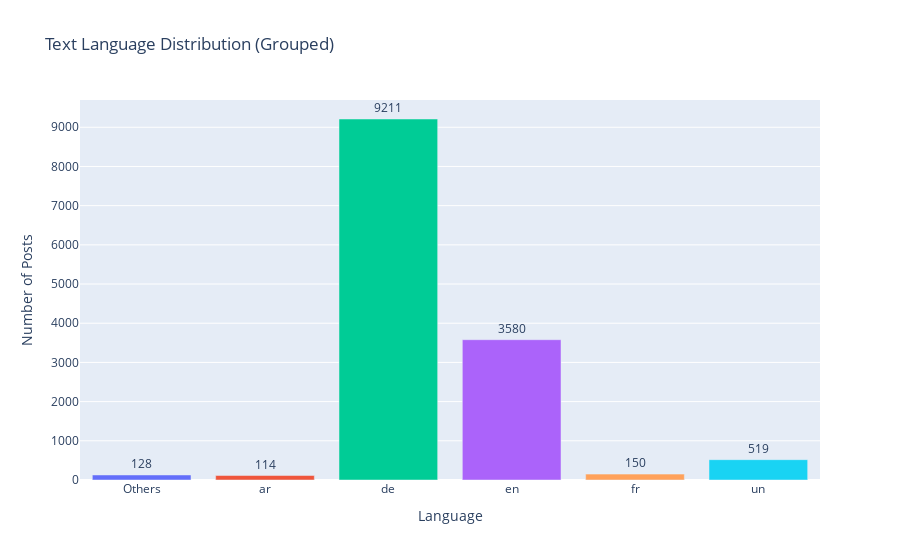

Source (notebook cell):
### Code cell
import plotly.express as px

# Group and count by textLanguage
lang_counts = df['textLanguage'].value_counts().reset_index()
lang_counts.columns = ['textLanguage', 'count']

# Group languages with count less than 100 as 'Others'
lang_counts['textLanguage'] = lang_counts.apply(
    lambda row: 'Others' if row['count'] < 100 else row['textLanguage'],
    axis=1
)

# Recalculate the counts for the 'Others' group
lang_counts_grouped = lang_counts.groupby('textLanguage').sum().reset_index()

# Plotly bar chart
fig = px.bar(
    lang_counts_grouped,
    x='textLanguage',
    y='count',
    text='count',
    title='Text Language Distribution (Grouped)',
    labels={'textLanguage': 'Language', 'count': 'Count'},
    color='textLanguage'  # Optional: color by language
)

fig.update_traces(textposition='outside')
fig.update_layout(xaxis_title='Language', yaxis_title='Number of Posts', showlegend=False)

fig.show()

### Figure 1 — Plotly figure (JSON) as saved in the notebook; plotly's stock layout.template omitted (floating-point values rounded to 4 significant figures)
{"data": [{"hovertemplate": "Language=%{x}<br>Count=%{text}<extra></extra>", "legendgroup": "Others", "marker": {"color": "#636efa", "pattern": {"shape": ""}}, "name": "Others", "orientation": "v", "showlegend": true, "text": [128.0], "textposition": "outside", "type": "bar", "x": ["Others"], "xaxis": "x", "y": [128], "yaxis": "y"}, {"hovertemplate": "Language=%{x}<br>Count=%{text}<extra></extra>", "legendgroup": "ar", "marker": {"color": "#EF553B", "pattern": {"shape": ""}}, "name": "ar", "orientation": "v", "showlegend": true, "text": [114.0], "textposition": "outside", "type": "bar", "x": ["ar"], "xaxis": "x", "y": [114], "yaxis": "y"}, {"hovertemplate": "Language=%{x}<br>Count=%{text}<extra></extra>", "legendgroup": "de", "marker": {"color": "#00cc96", "pattern": {"shape": ""}}, "name": "de", "orientation": "v", "showlegend": true, "text": [9211.0], "textposition": "outside", "type": "bar", "x": ["de"], "xaxis": "x", "y": [9211], "yaxis": "y"}, {"hovertemplate": "Language=%{x}<br>Count=%{text}<extra></extra>", "legendgroup": "en", "marker": {"color": "#ab63fa", "pattern": {"shape": ""}}, "name": "en", "orientation": "v", "showlegend": true, "text": [3580.0], "textposition": "outside", "type": "bar", "x": ["en"], "xaxis": "x", "y": [3580], "yaxis": "y"}, {"hovertemplate": "Language=%{x}<br>Count=%{text}<extra></extra>", "legendgroup": "fr", "marker": {"color": "#FFA15A", "pattern": {"shape": ""}}, "name": "fr", "orientation": "v", "showlegend": true, "text": [150.0], "textposition": "outside", "type": "bar", "x": ["fr"], "xaxis": "x", "y": [150], "yaxis": "y"}, {"hovertemplate": "Language=%{x}<br>Count=%{text}<extra></extra>", "legendgroup": "un", "marker": {"color": "#19d3f3", "pattern": {"shape": ""}}, "name": "un", "orientation": "v", "showlegend": true, "text": [519.0], "textposition": "outside", "type": "bar", "x": ["un"], "xaxis": "x", "y": [519], "yaxis": "y"}], "layout": {"barmode": "relative", "legend": {"title": {"text": "Language"}, "tracegroupgap": 0}, "showlegend": false, "title": {"text": "Text Language Distribution (Grouped)"}, "xaxis": {"anchor": "y", "categoryarray": ["Others", "ar", "de", "en", "fr", "un"], "categoryorder": "array", "domain": [0, 1], "title": {"text": "Language"}}, "yaxis": {"anchor": "x", "domain": [0, 1], "title": {"text": "Number of Posts"}}}}
